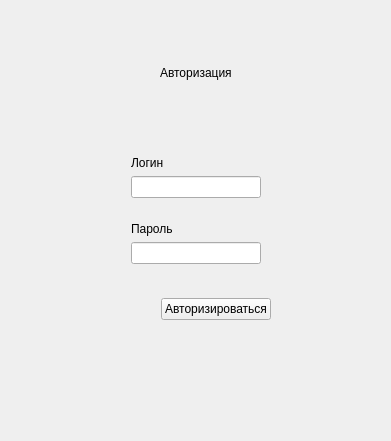
<?xml version="1.0" encoding="UTF-8"?>
<ui version="4.0">
 <class>Authorization</class>
 <widget class="QWidget" name="Authorization">
  <property name="geometry">
   <rect>
    <x>0</x>
    <y>0</y>
    <width>391</width>
    <height>441</height>
   </rect>
  </property>
  <property name="windowTitle">
   <string>Form</string>
  </property>
  <layout class="QGridLayout" name="gridLayout">
   <item row="0" column="0">
    <spacer name="verticalSpacer_2">
     <property name="orientation">
      <enum>Qt::Vertical</enum>
     </property>
     <property name="sizeHint" stdset="0">
      <size>
       <width>20</width>
       <height>39</height>
      </size>
     </property>
    </spacer>
   </item>
   <item row="1" column="0">
    <widget class="QWidget" name="widget_1" native="true">
     <layout class="QHBoxLayout" name="horizontalLayout_2">
      <item>
       <spacer name="horizontalSpacer_3">
        <property name="orientation">
         <enum>Qt::Horizontal</enum>
        </property>
        <property name="sizeHint" stdset="0">
         <size>
          <width>40</width>
          <height>20</height>
         </size>
        </property>
       </spacer>
      </item>
      <item>
       <widget class="QLabel" name="label">
        <property name="text">
         <string>Авторизация</string>
        </property>
       </widget>
      </item>
      <item>
       <spacer name="horizontalSpacer_4">
        <property name="orientation">
         <enum>Qt::Horizontal</enum>
        </property>
        <property name="sizeHint" stdset="0">
         <size>
          <width>40</width>
          <height>20</height>
         </size>
        </property>
       </spacer>
      </item>
     </layout>
    </widget>
   </item>
   <item row="2" column="0">
    <widget class="QWidget" name="widget_2" native="true">
     <layout class="QHBoxLayout" name="horizontalLayout_3">
      <item>
       <spacer name="horizontalSpacer_5">
        <property name="orientation">
         <enum>Qt::Horizontal</enum>
        </property>
        <property name="sizeHint" stdset="0">
         <size>
          <width>40</width>
          <height>20</height>
         </size>
        </property>
       </spacer>
      </item>
      <item>
       <widget class="QWidget" name="widget_3" native="true">
        <layout class="QVBoxLayout" name="verticalLayout_4">
         <property name="leftMargin">
          <number>30</number>
         </property>
         <property name="topMargin">
          <number>30</number>
         </property>
         <property name="rightMargin">
          <number>30</number>
         </property>
         <property name="bottomMargin">
          <number>30</number>
         </property>
         <item>
          <widget class="QWidget" name="widget_5" native="true">
           <layout class="QVBoxLayout" name="verticalLayout_3">
            <property name="leftMargin">
             <number>10</number>
            </property>
            <property name="topMargin">
             <number>10</number>
            </property>
            <property name="rightMargin">
             <number>10</number>
            </property>
            <property name="bottomMargin">
             <number>10</number>
            </property>
            <item>
             <widget class="QWidget" name="widget_6" native="true">
              <layout class="QVBoxLayout" name="verticalLayout_2">
               <item>
                <widget class="QLabel" name="label_2">
                 <property name="text">
                  <string>Логин</string>
                 </property>
                </widget>
               </item>
               <item>
                <widget class="QLineEdit" name="lineEdit_login_auth"/>
               </item>
              </layout>
             </widget>
            </item>
            <item>
             <widget class="QWidget" name="widget_7" native="true">
              <layout class="QVBoxLayout" name="verticalLayout">
               <item>
                <widget class="QLabel" name="label_3">
                 <property name="text">
                  <string>Пароль</string>
                 </property>
                </widget>
               </item>
               <item>
                <widget class="QLineEdit" name="lineEdit_pass_auth"/>
               </item>
              </layout>
             </widget>
            </item>
           </layout>
          </widget>
         </item>
         <item>
          <widget class="QWidget" name="widget_4" native="true">
           <layout class="QHBoxLayout" name="horizontalLayout">
            <item>
             <spacer name="horizontalSpacer">
              <property name="orientation">
               <enum>Qt::Horizontal</enum>
              </property>
              <property name="sizeHint" stdset="0">
               <size>
                <width>40</width>
                <height>20</height>
               </size>
              </property>
             </spacer>
            </item>
            <item>
             <widget class="QPushButton" name="pushButton">
              <property name="text">
               <string>Авторизироваться</string>
              </property>
             </widget>
            </item>
           </layout>
          </widget>
         </item>
         <item>
          <widget class="QLabel" name="label_4">
           <property name="text">
            <string/>
           </property>
          </widget>
         </item>
        </layout>
       </widget>
      </item>
      <item>
       <spacer name="horizontalSpacer_6">
        <property name="orientation">
         <enum>Qt::Horizontal</enum>
        </property>
        <property name="sizeHint" stdset="0">
         <size>
          <width>40</width>
          <height>20</height>
         </size>
        </property>
       </spacer>
      </item>
     </layout>
    </widget>
   </item>
   <item row="3" column="0">
    <spacer name="verticalSpacer">
     <property name="orientation">
      <enum>Qt::Vertical</enum>
     </property>
     <property name="sizeHint" stdset="0">
      <size>
       <width>20</width>
       <height>38</height>
      </size>
     </property>
    </spacer>
   </item>
  </layout>
 </widget>
 <resources/>
 <connections/>
</ui>
